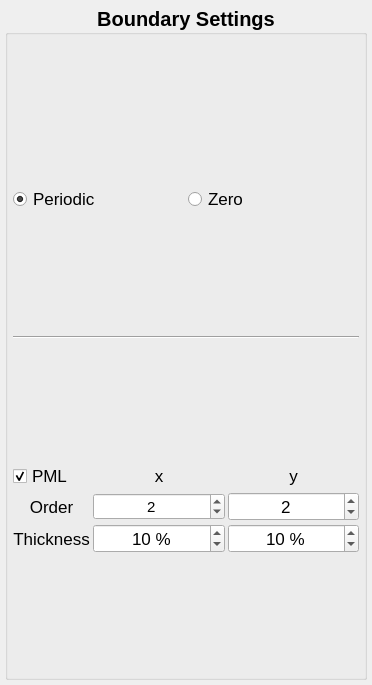
<?xml version="1.0" encoding="UTF-8"?>
<ui version="4.0">
 <class>group_box</class>
 <widget class="QWidget" name="group_box">
  <property name="geometry">
   <rect>
    <x>0</x>
    <y>0</y>
    <width>372</width>
    <height>685</height>
   </rect>
  </property>
  <property name="windowTitle">
   <string>Form</string>
  </property>
  <layout class="QHBoxLayout" name="horizontalLayout">
   <property name="spacing">
    <number>5</number>
   </property>
   <property name="leftMargin">
    <number>5</number>
   </property>
   <property name="topMargin">
    <number>5</number>
   </property>
   <property name="rightMargin">
    <number>5</number>
   </property>
   <property name="bottomMargin">
    <number>5</number>
   </property>
   <item>
    <widget class="QGroupBox" name="layout">
     <property name="font">
      <font>
       <pointsize>15</pointsize>
       <weight>75</weight>
       <bold>true</bold>
       <stylestrategy>PreferAntialias</stylestrategy>
      </font>
     </property>
     <property name="toolTip">
      <string/>
     </property>
     <property name="title">
      <string>Boundary Settings</string>
     </property>
     <property name="alignment">
      <set>Qt::AlignCenter</set>
     </property>
     <property name="flat">
      <bool>false</bool>
     </property>
     <layout class="QVBoxLayout" name="verticalLayout">
      <property name="spacing">
       <number>3</number>
      </property>
      <property name="leftMargin">
       <number>5</number>
      </property>
      <property name="topMargin">
       <number>30</number>
      </property>
      <property name="rightMargin">
       <number>5</number>
      </property>
      <property name="bottomMargin">
       <number>0</number>
      </property>
      <item>
       <layout class="QHBoxLayout" name="layout_2">
        <item>
         <widget class="QRadioButton" name="periodic_radiobutton">
          <property name="font">
           <font>
            <pointsize>13</pointsize>
            <weight>50</weight>
            <bold>false</bold>
            <stylestrategy>PreferAntialias</stylestrategy>
           </font>
          </property>
          <property name="toolTip">
           <string>Enables periodic boundary conditions.

Mutually exclusive with fixed value BC (i.e. Zero)</string>
          </property>
          <property name="text">
           <string>Periodic</string>
          </property>
          <property name="checked">
           <bool>true</bool>
          </property>
         </widget>
        </item>
        <item>
         <widget class="QRadioButton" name="zero_radiobutton">
          <property name="font">
           <font>
            <pointsize>13</pointsize>
            <weight>50</weight>
            <bold>false</bold>
            <stylestrategy>PreferAntialias</stylestrategy>
           </font>
          </property>
          <property name="toolTip">
           <string>Enables fixed-value boundary condition with BC=0.

Mutually exclusive with periodic BC.</string>
          </property>
          <property name="text">
           <string>Zero</string>
          </property>
         </widget>
        </item>
       </layout>
      </item>
      <item>
       <widget class="Line" name="line">
        <property name="orientation">
         <enum>Qt::Horizontal</enum>
        </property>
       </widget>
      </item>
      <item>
       <layout class="QGridLayout" name="layout_3">
        <item row="0" column="1">
         <widget class="QLabel" name="label_x">
          <property name="font">
           <font>
            <pointsize>13</pointsize>
            <weight>50</weight>
            <bold>false</bold>
            <stylestrategy>PreferAntialias</stylestrategy>
           </font>
          </property>
          <property name="toolTip">
           <string>PML settings for the horizontal direction.</string>
          </property>
          <property name="text">
           <string>x</string>
          </property>
          <property name="alignment">
           <set>Qt::AlignCenter</set>
          </property>
         </widget>
        </item>
        <item row="1" column="1">
         <widget class="QSpinBox" name="x_order_spinbox">
          <property name="font">
           <font>
            <pointsize>11</pointsize>
            <weight>50</weight>
            <bold>false</bold>
           </font>
          </property>
          <property name="alignment">
           <set>Qt::AlignCenter</set>
          </property>
          <property name="correctionMode">
           <enum>QAbstractSpinBox::CorrectToNearestValue</enum>
          </property>
          <property name="keyboardTracking">
           <bool>false</bool>
          </property>
          <property name="minimum">
           <number>0</number>
          </property>
          <property name="maximum">
           <number>10</number>
          </property>
          <property name="value">
           <number>2</number>
          </property>
         </widget>
        </item>
        <item row="0" column="2">
         <widget class="QLabel" name="label_y">
          <property name="font">
           <font>
            <pointsize>13</pointsize>
            <weight>50</weight>
            <bold>false</bold>
            <stylestrategy>PreferAntialias</stylestrategy>
           </font>
          </property>
          <property name="toolTip">
           <string>PML settings for the vertical direction.</string>
          </property>
          <property name="text">
           <string>y</string>
          </property>
          <property name="alignment">
           <set>Qt::AlignCenter</set>
          </property>
         </widget>
        </item>
        <item row="1" column="2">
         <widget class="QSpinBox" name="y_order_spinbox">
          <property name="font">
           <font>
            <pointsize>13</pointsize>
            <weight>50</weight>
            <bold>false</bold>
            <stylestrategy>PreferAntialias</stylestrategy>
           </font>
          </property>
          <property name="alignment">
           <set>Qt::AlignCenter</set>
          </property>
          <property name="correctionMode">
           <enum>QAbstractSpinBox::CorrectToNearestValue</enum>
          </property>
          <property name="keyboardTracking">
           <bool>false</bool>
          </property>
          <property name="minimum">
           <number>0</number>
          </property>
          <property name="maximum">
           <number>10</number>
          </property>
          <property name="value">
           <number>2</number>
          </property>
         </widget>
        </item>
        <item row="1" column="0">
         <widget class="QLabel" name="label_order">
          <property name="font">
           <font>
            <pointsize>13</pointsize>
            <weight>50</weight>
            <bold>false</bold>
            <stylestrategy>PreferAntialias</stylestrategy>
           </font>
          </property>
          <property name="toolTip">
           <string>Order of the polynomial for the PML.</string>
          </property>
          <property name="text">
           <string>Order</string>
          </property>
          <property name="alignment">
           <set>Qt::AlignCenter</set>
          </property>
         </widget>
        </item>
        <item row="2" column="0">
         <widget class="QLabel" name="label_thickness">
          <property name="font">
           <font>
            <pointsize>13</pointsize>
            <weight>50</weight>
            <bold>false</bold>
            <stylestrategy>PreferAntialias</stylestrategy>
           </font>
          </property>
          <property name="toolTip">
           <string>Thickness of the absorbent boundary layer.</string>
          </property>
          <property name="text">
           <string>Thickness</string>
          </property>
          <property name="alignment">
           <set>Qt::AlignCenter</set>
          </property>
         </widget>
        </item>
        <item row="0" column="0">
         <widget class="QCheckBox" name="pml_checkbox">
          <property name="sizePolicy">
           <sizepolicy hsizetype="Maximum" vsizetype="Fixed">
            <horstretch>0</horstretch>
            <verstretch>0</verstretch>
           </sizepolicy>
          </property>
          <property name="font">
           <font>
            <pointsize>13</pointsize>
            <weight>50</weight>
            <bold>false</bold>
            <stylestrategy>PreferAntialias</stylestrategy>
           </font>
          </property>
          <property name="toolTip">
           <string>Activates PML (perfectly matched layer).</string>
          </property>
          <property name="text">
           <string>PML</string>
          </property>
          <property name="checked">
           <bool>true</bool>
          </property>
         </widget>
        </item>
        <item row="2" column="1">
         <widget class="QSpinBox" name="x_thickness_spinbox">
          <property name="font">
           <font>
            <pointsize>13</pointsize>
            <weight>50</weight>
            <bold>false</bold>
            <stylestrategy>PreferAntialias</stylestrategy>
           </font>
          </property>
          <property name="alignment">
           <set>Qt::AlignCenter</set>
          </property>
          <property name="buttonSymbols">
           <enum>QAbstractSpinBox::UpDownArrows</enum>
          </property>
          <property name="correctionMode">
           <enum>QAbstractSpinBox::CorrectToNearestValue</enum>
          </property>
          <property name="keyboardTracking">
           <bool>false</bool>
          </property>
          <property name="showGroupSeparator" stdset="0">
           <bool>false</bool>
          </property>
          <property name="suffix">
           <string> %</string>
          </property>
          <property name="maximum">
           <number>100</number>
          </property>
          <property name="value">
           <number>10</number>
          </property>
         </widget>
        </item>
        <item row="2" column="2">
         <widget class="QSpinBox" name="y_thickness_spinbox">
          <property name="font">
           <font>
            <pointsize>13</pointsize>
            <weight>50</weight>
            <bold>false</bold>
            <stylestrategy>PreferAntialias</stylestrategy>
           </font>
          </property>
          <property name="alignment">
           <set>Qt::AlignCenter</set>
          </property>
          <property name="buttonSymbols">
           <enum>QAbstractSpinBox::UpDownArrows</enum>
          </property>
          <property name="correctionMode">
           <enum>QAbstractSpinBox::CorrectToNearestValue</enum>
          </property>
          <property name="keyboardTracking">
           <bool>false</bool>
          </property>
          <property name="showGroupSeparator" stdset="0">
           <bool>false</bool>
          </property>
          <property name="suffix">
           <string> %</string>
          </property>
          <property name="maximum">
           <number>100</number>
          </property>
          <property name="value">
           <number>10</number>
          </property>
         </widget>
        </item>
       </layout>
      </item>
     </layout>
    </widget>
   </item>
  </layout>
 </widget>
 <resources/>
 <connections/>
</ui>
